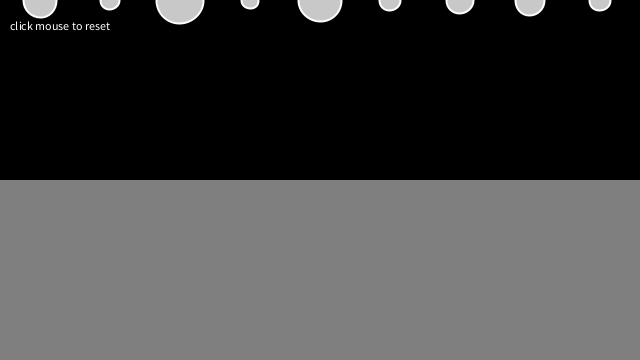
Frame 1 (no input)
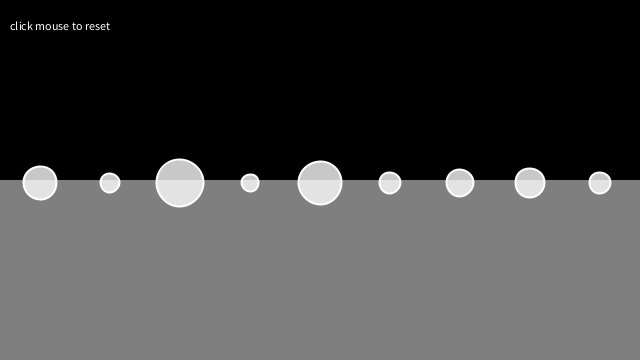
Frame 60 (the mouse pressed at the canvas centre just before this capture)
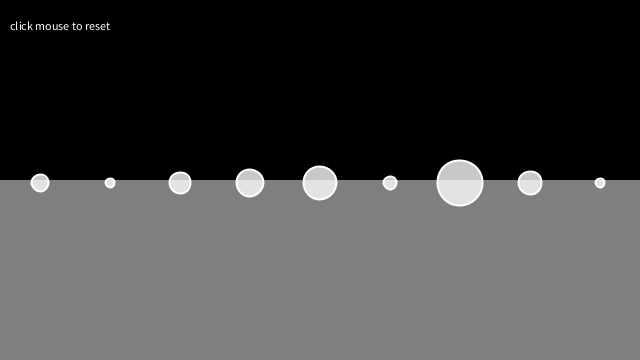
Frame 120 (the mouse held since frame 60 and released just before this capture)

The Processing sketch that drew these frames (run headless with seeded random() and noise(); from frame 60 on, the mouse is pressed at the canvas centre):

// Processing sketch: ShperesDragging
// ── ShperesDragging.pde
// Five moving bodies
Mover[] movers = new Mover[10];

// Liquid
Liquid liquid;

void setup() {
  size(640, 360);
  reset();
  // Create liquid object
  liquid = new Liquid(0, height/2, width, height/2, 0.1);
}

void draw() {
  background(0);

  // Draw water
  liquid.display();

  for (Mover mover : movers) {

    // Is the Mover in the liquid?
    if (liquid.contains(mover)) {
      // Calculate drag force
      PVector drag = liquid.drag(mover);
      // Apply drag force to Mover
      mover.applyForce(drag);
    }

    // Gravity is scaled by mass here!
    PVector gravity = new PVector(0, 0.1*mover.mass);
    // Apply gravity
    mover.applyForce(gravity);

    // Update and display
    mover.update();
    mover.display();
    mover.checkEdges();
  }

  fill(255);
  text("click mouse to reset", 10, 30);
}

void mousePressed() {
  reset();
}

// Restart all the Mover objects randomly
void reset() {
  for (int i = 0; i < movers.length; i++) {
    movers[i] = new Mover(random(0.5, 3), 40+i*70, 0);
  }
}


/**
 * Forces (Gravity and Fluid Resistence) with Vectors 
 * by Daniel Shiffman.  
 * 
 * Demonstration of multiple force acting on bodies (Mover class)
 * Bodies experience gravity continuously
 * Bodies experience fluid resistance when in "water"
 */


class Mover {

  // position, velocity, and acceleration 
  PVector position;
  PVector velocity;
  PVector acceleration;

  // Mass is tied to size
  float mass;

  Mover(float m, float x, float y) {
    mass = m;
    position = new PVector(x, y);
    velocity = new PVector(0, 0);
    acceleration = new PVector(0, 0);
  }

  // Newton's 2nd law: F = M * A
  // or A = F / M
  void applyForce(PVector force) {
    // Divide by mass 
    PVector f = PVector.div(force, mass);
    // Accumulate all forces in acceleration
    acceleration.add(f);
  }

  void update() {

    // Velocity changes according to acceleration
    velocity.add(acceleration);
    // position changes by velocity
    position.add(velocity);
    // We must clear acceleration each frame
    acceleration.mult(0);
  }

  // Draw Mover
  void display() {
    stroke(255);
    strokeWeight(2);
    fill(255, 200);
    ellipse(position.x, position.y, mass*16, mass*16);
  }

  // Bounce off bottom of window
  void checkEdges() {
    if (position.y > height) {
      velocity.y *= -0.9;  // A little dampening when hitting the bottom
      position.y = height;
    }
  }
}


/**
 * Forces (Gravity and Fluid Resistence) with Vectors 
 * by Daniel Shiffman.  
 * 
 * Demonstration of multiple force acting on bodies (Mover class)
 * Bodies experience gravity continuously
 * Bodies experience fluid resistance when in "water"
 */

// Liquid class 
class Liquid {


  // Liquid is a rectangle
  float x, y, w, h;
  // Coefficient of drag
  float c;

  Liquid(float x_, float y_, float w_, float h_, float c_) {
    x = x_;
    y = y_;
    w = w_;
    h = h_;
    c = c_;
  }

  // Is the Mover in the Liquid?
  boolean contains(Mover m) {
    PVector l = m.position;
    if (l.x > x && l.x < x + w && l.y > y && l.y < y + h) {
      return true;
    } else {
      return false;
    }
  }

  // Calculate drag force
  PVector drag(Mover m) {
    // Magnitude is coefficient * speed squared
    float speed = m.velocity.mag();
    float dragMagnitude = c * speed * speed;

    // Direction is inverse of velocity
    PVector drag = m.velocity.copy();
    drag.mult(-1);

    // Scale according to magnitude
    drag.setMag(dragMagnitude);
    return drag;
  }

  void display() {
    noStroke();
    fill(127);
    rect(x, y, w, h);
  }
}
